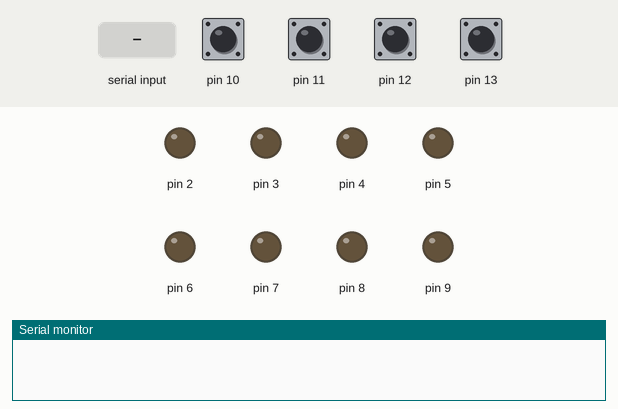
The sketch below on a simulated Arduino Uno, built with avr-gcc and run on an emulated ATmega328P. Parts: output pins drawn as LEDs (lit = HIGH), the last lines printed to the serial monitor. Inputs (shaded band) come from the test bench; at power-on: pin 10–13 HIGH.

Above: at 1.2 s.
1.3 s: "A" received over Serial
At 2.1 s:
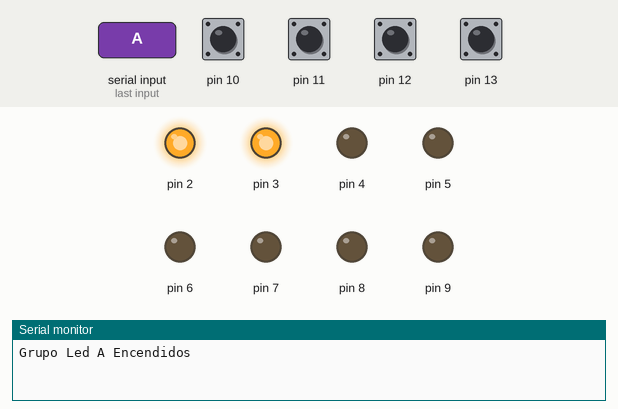
2.8 s: "B" received over Serial
At 3.3 s:
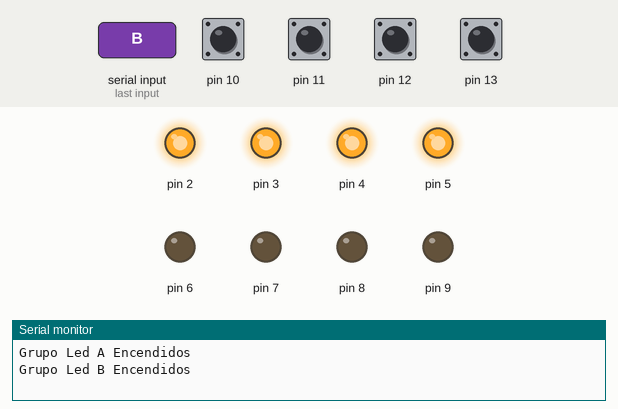
4.3 s: "C" received over Serial
At 5.5 s:
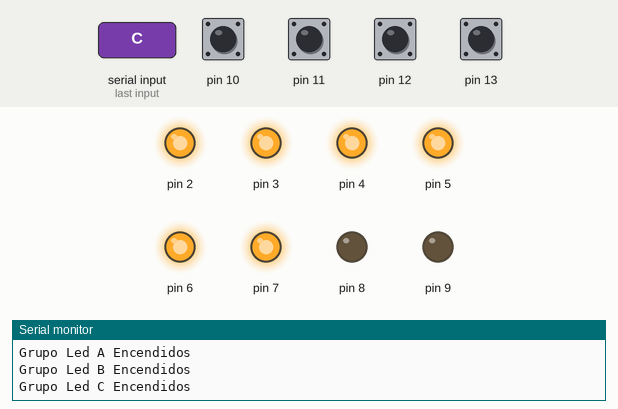
5.8 s: "D" received over Serial
At 6.7 s:
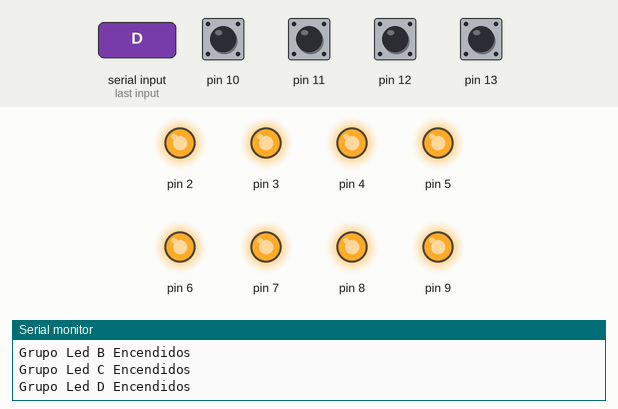
Timing chart, 0 to 8.8 s (numbered marks = the images above; inputs shaded):
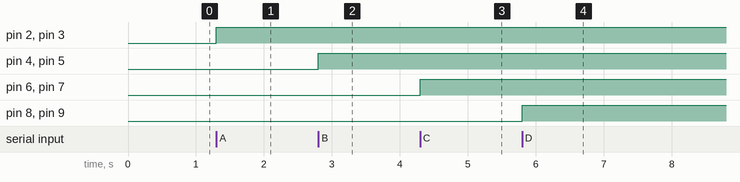

Measured:
- after the input at 1.3 s, pin 2, pin 3: LOW → HIGH at once
- after the input at 2.8 s, pin 4, pin 5: LOW → HIGH at once
- after the input at 4.3 s, pin 6, pin 7: LOW → HIGH at once
- after the input at 5.8 s, pin 8, pin 9: LOW → HIGH at once

The sketch:

botonyled.ino
```cpp
/*const int grupo1 = 3, grupo2 = 4, grupo3 = 5, grupo4 = 6; //LEDs
const int boton1 = 8, boton2 = 9, boton3 = 10, boton4 = 11; //Botones
int estadoBoton1 = 0, estadoBoton2 = 0, estadoBoton3 = 0, estadoBoton4 = 0; // estado del boton

void setup() {
  //LEDs
  pinMode(grupo1, OUTPUT);
  pinMode(grupo2, OUTPUT);
  pinMode(grupo3, OUTPUT);
  pinMode(grupo4, OUTPUT);

  //Botones
  pinMode(boton1, INPUT);
  pinMode(boton2, INPUT);
  pinMode(boton3, INPUT);
  pinMode(boton4, INPUT);

  // Inicializar el monitor serial
  Serial.begin(9600);
}

void loop() {

  estadoBoton1 = digitalRead(boton1);
  estadoBoton2 = digitalRead(boton2);
  estadoBoton3 = digitalRead(boton3);
  estadoBoton4 = digitalRead(boton4);

  if (estadoBoton1 == HIGH){
    Serial.println("Boton 1 presionado");
    delay(100);
  }

  if (Serial.available() > 0) {
    char monitorSerial = Serial.read();

    if (monitorSerial == '1') {
      digitalWrite(grupo1, HIGH);
      Serial.println("Grupo 1 permitido encender");
    } else if (monitorSerial == '2') {
      digitalWrite(grupo2, HIGH);
      Serial.println("Grupo 2 permitido encender");
    } else if (monitorSerial == '3') {
      digitalWrite(grupo3, HIGH);
      Serial.println("Grupo 3 permitido encender");
    } else if (monitorSerial == '4') {
      digitalWrite(grupo4, HIGH);
      Serial.println("Grupo 4 permitido encender");
    } else if (monitorSerial == '5') {
      digitalWrite(grupo1, LOW);
      digitalWrite(grupo2, LOW);
      digitalWrite(grupo3, LOW);
      digitalWrite(grupo4, LOW);
      Serial.println("TODOS los grupos apagados");
    }
  }
}
*/

void setup() {
  pinMode(2, OUTPUT);
  pinMode(3, OUTPUT);
  pinMode(4, OUTPUT);
  pinMode(5, OUTPUT);
  pinMode(6, OUTPUT);
  pinMode(7, OUTPUT);
  pinMode(8, OUTPUT);
  pinMode(9, OUTPUT);

  pinMode(10, INPUT_PULLUP);
  pinMode(11, INPUT_PULLUP);
  pinMode(12, INPUT_PULLUP);
  pinMode(13, INPUT_PULLUP);

  Serial.begin(9600);
}

void loop() {
  if (Serial.available() > 0) {
    char estadoMonitor = Serial.read();
    if (estadoMonitor == 'A') {
      digitalWrite(2, HIGH);
      digitalWrite(3, HIGH);
      Serial.println("Grupo Led A Encendidos");
    } else if (estadoMonitor == 'B') {
      digitalWrite(4, HIGH);
      digitalWrite(5, HIGH);
      Serial.println("Grupo Led B Encendidos");
    } else if (estadoMonitor == 'C') {
      digitalWrite(6, HIGH);
      digitalWrite(7, HIGH);
      Serial.println("Grupo Led C Encendidos");
    } else if (estadoMonitor == 'D') {
      digitalWrite(8, HIGH);
      digitalWrite(9, HIGH);
      Serial.println("Grupo Led D Encendidos");
    } else if (estadoMonitor == 'E') {
      digitalWrite(2, LOW);
      digitalWrite(3, LOW);
      digitalWrite(4, LOW);
      digitalWrite(5, LOW);
      digitalWrite(6, LOW);
      digitalWrite(7, LOW);
      digitalWrite(8, LOW);
      digitalWrite(9, LOW);
      Serial.println("TODAS las LEDs fueron Apagadas");
    }
  } else if (digitalRead(10) == LOW) {
    Serial.write('A');
    delay(100);
  } else if (digitalRead(11) == LOW) {
    Serial.write('B');
    delay(100);
  } else if (digitalRead(12) == LOW) {
    Serial.write('C');
    delay(100);
  } else if (digitalRead(13) == LOW) {
    Serial.write('D');
    delay(100);
  }
}
```
